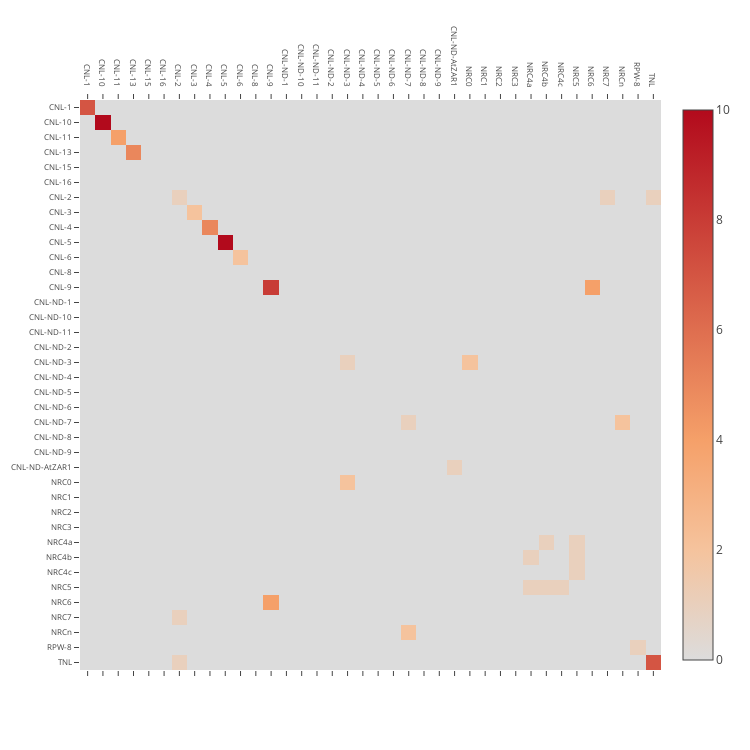

Notebook code cell kept with this figure:
### Code cell
### clade vs clade

import pandas as pd
import numpy as np
import plotly
import plotly.plotly as py
import plotly.graph_objs as go

threshold = 30000

### extract clade information
NLR_list = pd.read_csv("original_data/tomato_clade_info_myself.csv")
clade_info = NLR_list.loc[:, ["gene_short_na", "NLR clade"]]
clade_info.columns = ["id", "clade"]

### extract gene_distance info
NLR_gene_info = pd.read_csv("original_data/NLR_gene_info.csv", index_col=0)
position_data = NLR_gene_info.iloc[:, [0,3,4,9]]
position_data.columns = ["chr", "start", "end", "id"]

### merge both data
position_data = pd.merge(position_data, clade_info, on='id')
position_data = position_data.sort_values(["clade", "id"])

### calculate distances
def calc_distance(data_from_chr):
    tmp_position_data = data_from_chr.iloc[:, 1]
    tmp_position_data = np.stack([np.array(tmp_position_data), np.zeros(tmp_position_data.shape[0])], 1)

    dist = distance.cdist(tmp_position_data, tmp_position_data, metric='euclidean')
    return dist

dist = pd.DataFrame(calc_distance(position_data))
dist.index = position_data["chr"].values
dist.columns = position_data["chr"].values

position_data['id_clade'] = position_data['id'].str.cat(position_data['clade'], sep='-')

for i in range(dist.shape[0]):
    diff_chr = dist.columns != dist.index[i]
    dist.iloc[i, :].loc[diff_chr] = threshold

dist = np.array(dist)
dist[dist==0] = threshold
dist[dist>threshold] = threshold

distance_data = pd.DataFrame(dist)
distance_data.index = position_data["clade"].values
distance_data.columns = position_data["clade"].values

all_results = []
for clade_1 in distance_data.index.unique():
    each_line = []
    for clade_2 in distance_data.index.unique():
        each_block = distance_data.loc[clade_1, clade_2] < threshold
        if isinstance(distance_data.loc[clade_1, clade_2], pd.DataFrame):
            number_of_genes = sum(sum(each_block.values))
        elif isinstance(distance_data.loc[clade_1, clade_2], pd.Series):
            number_of_genes = sum(each_block.values)
        else:
            if each_block:
                number_of_genes = 1
            else:
                number_of_genes = 0
        if clade_1 == clade_2:
            number_of_genes = number_of_genes / 2
        each_line.append(number_of_genes)
    all_results.append(each_line)
all_results = np.array(all_results)
all_results = np.flip(all_results, 0)
all_results = pd.DataFrame(all_results)
all_results.columns = distance_data.index.unique()
all_results.index = distance_data.index.unique()


### set text of cells
hovertext = list()
for yi, yy in enumerate(distance_data.index.unique()[::-1]):
    hovertext.append(list())
    for xi, xx in enumerate(distance_data.index.unique()):
        hovertext[-1].append('1: {}<br />2: {}<br />gene number: {}'.format(yy, xx, all_results.iloc[yi, xi]))

### make heatmap
trace = go.Heatmap(
                   z=all_results,
                   colorscale="Reds",
                   x=distance_data.index.unique(),
                   y=distance_data.index.unique()[::-1],
                   hoverinfo='text',
                   text=hovertext
                  )
data=[trace]

layout = go.Layout(
                   width=750,
                   height=750,
                   autosize=False,
                   xaxis=dict(mirror="allticks", side="top", tickfont=dict(size=8)),
                   yaxis=dict(tickfont=dict(size=8)),
                  )
fig = go.Figure(data=data, layout=layout)
plotly.offline.iplot(fig, filename='basic-heatmap')

### Figure 1 — Plotly figure (JSON) as saved in the notebook; plotly's stock layout.template omitted (floating-point values rounded to 4 significant figures; data arrays with more than 128 entries replaced by an {"elided": "..."} marker saying what was removed)
{"data": [{"colorscale": "Reds", "hoverinfo": "text", "text": {"elided": "38x38 str values"}, "type": "heatmap", "uid": "9f0a9fb7-fa92-4dd3-9d6d-72cbffd83d52", "x": ["CNL-1", "CNL-10", "CNL-11", "CNL-13", "CNL-15", "CNL-16", "CNL-2", "CNL-3", "CNL-4", "CNL-5", "CNL-6", "CNL-8", "CNL-9", "CNL-ND-1", "CNL-ND-10", "CNL-ND-11", "CNL-ND-2", "CNL-ND-3", "CNL-ND-4", "CNL-ND-5", "CNL-ND-6", "CNL-ND-7", "CNL-ND-8", "CNL-ND-9", "CNL-ND-AtZAR1", "NRC0", "NRC1", "NRC2", "NRC3", "NRC4a", "NRC4b", "NRC4c", "NRC5", "NRC6", "NRC7", "NRCn", "RPW-8", "TNL"], "y": ["TNL", "RPW-8", "NRCn", "NRC7", "NRC6", "NRC5", "NRC4c", "NRC4b", "NRC4a", "NRC3", "NRC2", "NRC1", "NRC0", "CNL-ND-AtZAR1", "CNL-ND-9", "CNL-ND-8", "CNL-ND-7", "CNL-ND-6", "CNL-ND-5", "CNL-ND-4", "CNL-ND-3", "CNL-ND-2", "CNL-ND-11", "CNL-ND-10", "CNL-ND-1", "CNL-9", "CNL-8", "CNL-6", "CNL-5", "CNL-4", "CNL-3", "CNL-2", "CNL-16", "CNL-15", "CNL-13", "CNL-11", "CNL-10", "CNL-1"], "z": {"elided": "38x38 int values"}}], "layout": {"autosize": false, "height": 750, "width": 750, "xaxis": {"autorange": true, "mirror": "allticks", "range": [-0.5, 37.5], "side": "top", "tickfont": {"size": 8}, "type": "category"}, "yaxis": {"autorange": true, "range": [-0.5, 37.5], "tickfont": {"size": 8}, "type": "category"}}}
